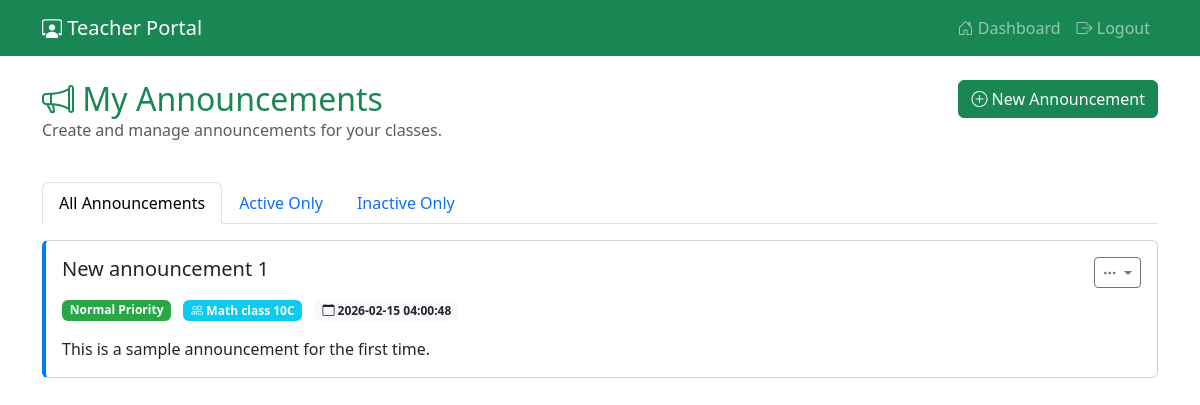
/teacher/my_announcements (signed in), run on the app's committed database.
### tables this page shows
CREATE TABLE announcements (
    id INTEGER PRIMARY KEY AUTOINCREMENT,
    teacher_id INTEGER NOT NULL,
    class_id INTEGER,
    title TEXT NOT NULL,
    content TEXT NOT NULL,
    priority TEXT NOT NULL DEFAULT 'normal',
    created_at DATETIME DEFAULT CURRENT_TIMESTAMP,
    is_active INTEGER DEFAULT 1,
    target_audience TEXT DEFAULT 'class',
    FOREIGN KEY (teacher_id) REFERENCES users (id),
    FOREIGN KEY (class_id) REFERENCES classes (id)
);

CREATE TABLE classes (
    id INTEGER PRIMARY KEY AUTOINCREMENT,
    name TEXT NOT NULL,
    subject TEXT,
    grade_level TEXT,
    teacher_id INTEGER,
    description TEXT,
    created_at TIMESTAMP DEFAULT CURRENT_TIMESTAMP,
    type TEXT DEFAULT 'regular',
    status TEXT DEFAULT 'active',
    schedule_days TEXT,
    schedule_time_start TEXT,
    schedule_time_end TEXT,
    section TEXT,
    schedule_pdf_path TEXT,
    meeting_link TEXT,
    max_students INTEGER DEFAULT 30,
    created_by INTEGER,
    updated_by INTEGER,
    updated_on DATETIME,
    created_on DATETIME,
    FOREIGN KEY (teacher_id) REFERENCES users (id)
);

### routes/teacher.py (the view, shortened to what this page needs)
@teacher_bp.route('/my_announcements', methods=['GET', 'POST'])
def my_announcements():
    if 'role' not in session or session['role'] != 'teacher':
        return redirect(url_for('auth.login'))
    teacher_id = session.get('user_id')
    conn = get_db()
    cur = conn.cursor()
    try:
        cur.execute('''
            SELECT c.id, c.name, c.grade_level
            FROM classes c
            JOIN teacher_class_map tcm ON c.id = tcm.class_id
            WHERE tcm.teacher_id = ? AND c.status = 'active'
            ORDER BY c.name
        ''', (teacher_id,))
        teacher_classes = []
        for row in cur.fetchall():
            teacher_classes.append({
                'id': row[0],
                'name': row[1],
                'grade_level': row[2]
            })
        view_filter = request.args.get('view', 'all')
        base_query = '''
            SELECT a.id, a.title, a.content, a.priority, a.created_at, a.is_active,
                   a.target_audience, c.name as class_name
            FROM announcements a
            LEFT JOIN classes c ON a.class_id = c.id
            WHERE a.teacher_id = ?
        '''
        params = [teacher_id]
        if view_filter == 'active':
            base_query += " AND a.is_active = 1"
        elif view_filter == 'inactive':
            base_query += " AND a.is_active = 0"
        base_query += " ORDER BY a.created_at DESC"
        cur.execute(base_query, params)
        announcements = []
        for row in cur.fetchall():
            announcements.append({
                'id': row[0],
                'title': row[1],
                'content': row[2],
                'priority': row[3],
                'created_at': row[4],
                'is_active': row[5],
                'target_audience': row[6],
                'class_name': row[7] if row[7] else 'All Classes'
            })
        return render_template('teacher/my_announcements.html',
                             announcements=announcements,
                             teacher_classes=teacher_classes,
                             view_filter=view_filter)
    except Exception as e:
        flash(f'Error loading announcements: {str(e)}', 'error')
        return render_template('teacher/my_announcements.html',
                             announcements=[],
                             teacher_classes=[],
                             view_filter='all')
    finally:
        conn.close()

### routes/teacher.py (called while the page is built)
def get_db():
    return sqlite3.connect('users.db')

### templates/teacher/my_announcements.html (shortened to what this page needs)
<!DOCTYPE html>
<html lang="en">
<head>
    <link href="https://cdn.jsdelivr.net/npm/bootstrap@5.3.0/dist/css/bootstrap.min.css" rel="stylesheet">
    <link href="https://cdn.jsdelivr.net/npm/bootstrap-icons@1.7.2/font/bootstrap-icons.css" rel="stylesheet">
</head>
<body>
    <nav class="navbar navbar-expand-lg navbar-dark bg-success">
        <div class="container">
            <a class="navbar-brand" href="{{ url_for('teacher.dashboard') }}">
                <i class="bi bi-person-workspace"></i> Teacher Portal
            </a>
            <div class="navbar-nav ms-auto">
                <a class="nav-link" href="{{ url_for('teacher.dashboard') }}">
                    <i class="bi bi-house-door"></i> Dashboard
                </a>
                <a class="nav-link" href="{{ url_for('auth.logout') }}">
                    <i class="bi bi-box-arrow-right"></i> Logout
                </a>
            </div>
        </div>
    </nav>
    <div class="container mt-4">
        <div class="row mb-4">
            <div class="col-12">
                <div class="d-flex justify-content-between align-items-center">
                    <h2 class="text-success mb-0">
                        <i class="bi bi-megaphone"></i> My Announcements
                    </h2>
                    <button type="button" class="btn btn-success" data-bs-toggle="modal" data-bs-target="#newAnnouncementModal">
                        <i class="bi bi-plus-circle"></i> New Announcement
                    </button>
                </div>
                <p class="text-muted">Create and manage announcements for your classes.</p>
            </div>
        </div>
        <div class="row mb-3">
            <div class="col-12">
                <ul class="nav nav-tabs">
                    <li class="nav-item">
                        <a class="nav-link {{ 'active' if view_filter == 'all' else '' }}"
                           href="{{ url_for('teacher.my_announcements') }}">
                            All Announcements
                        </a>
                    </li>
                    <li class="nav-item">
                        <a class="nav-link {{ 'active' if view_filter == 'active' else '' }}"
                           href="{{ url_for('teacher.my_announcements', view='active') }}">
                            Active Only
                        </a>
                    </li>
                    <li class="nav-item">
                        <a class="nav-link {{ 'active' if view_filter == 'inactive' else '' }}"
                           href="{{ url_for('teacher.my_announcements', view='inactive') }}">
                            Inactive Only
                        </a>
                    </li>
                </ul>
            </div>
        </div>
        <div class="row">
            <div class="col-12">
                {% if announcements %}
                    {% for announcement in announcements %}
                    <div class="card announcement-card {{ 'priority-' + announcement.priority if announcement.priority else '' }} {{ 'inactive' if not announcement.is_active else '' }}">
                        <div class="card-body">
                            <div class="d-flex justify-content-between align-items-start mb-2">
                                <h5 class="card-title mb-1">
                                    {{ announcement.title }}
                                </h5>
                                <div class="dropdown">
                                    <button class="btn btn-sm btn-outline-secondary dropdown-toggle" type="button" data-bs-toggle="dropdown">
                                        <i class="bi bi-three-dots"></i>
                                    </button>
                                </div>
                            </div>
                            <div class="mb-3">
                                <span class="badge priority-badge {{ announcement.priority }}">
                                    {{ announcement.priority.title() }} Priority
                                </span>
                                <span class="badge bg-info ms-2">
                                    <i class="bi bi-people"></i> {{ announcement.class_name }}
                                </span>
                                <span class="badge bg-light text-dark ms-2">
                                    <i class="bi bi-calendar"></i> {{ announcement.created_at }}
                                </span>
                            </div>
                            <p class="card-text">{{ announcement.content }}</p>
                        </div>
                    </div>
                    {% endfor %}
                {% endif %}
            </div>
        </div>
    </div>
</body>
</html>

### templates/teacher/my_announcements.html (style rules this page uses)
.announcement-card { border-left: 4px solid #007bff; margin-bottom: 1rem; transition: transform 0.2s; }
.priority-badge.normal { background-color: #28a745; }

### data on the page
announcements: title "New announcement 1", priority "Normal", class_name "Math class 10C", created_at "2026-02-15 04:00:48", content "This is a sample announcement for the first time."
